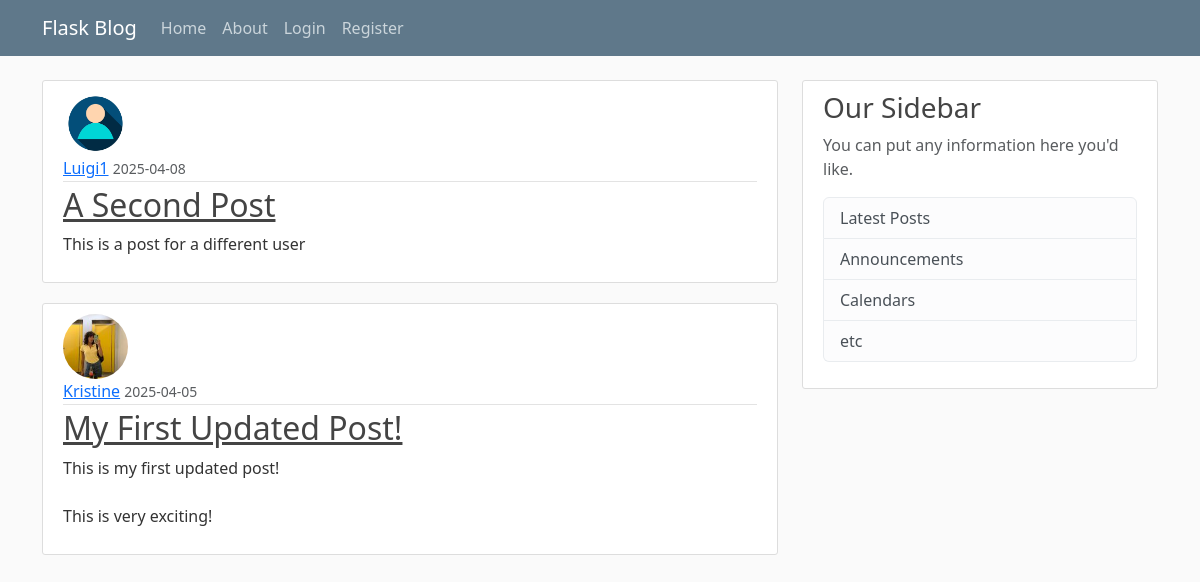
Page /home on the earlier database version.
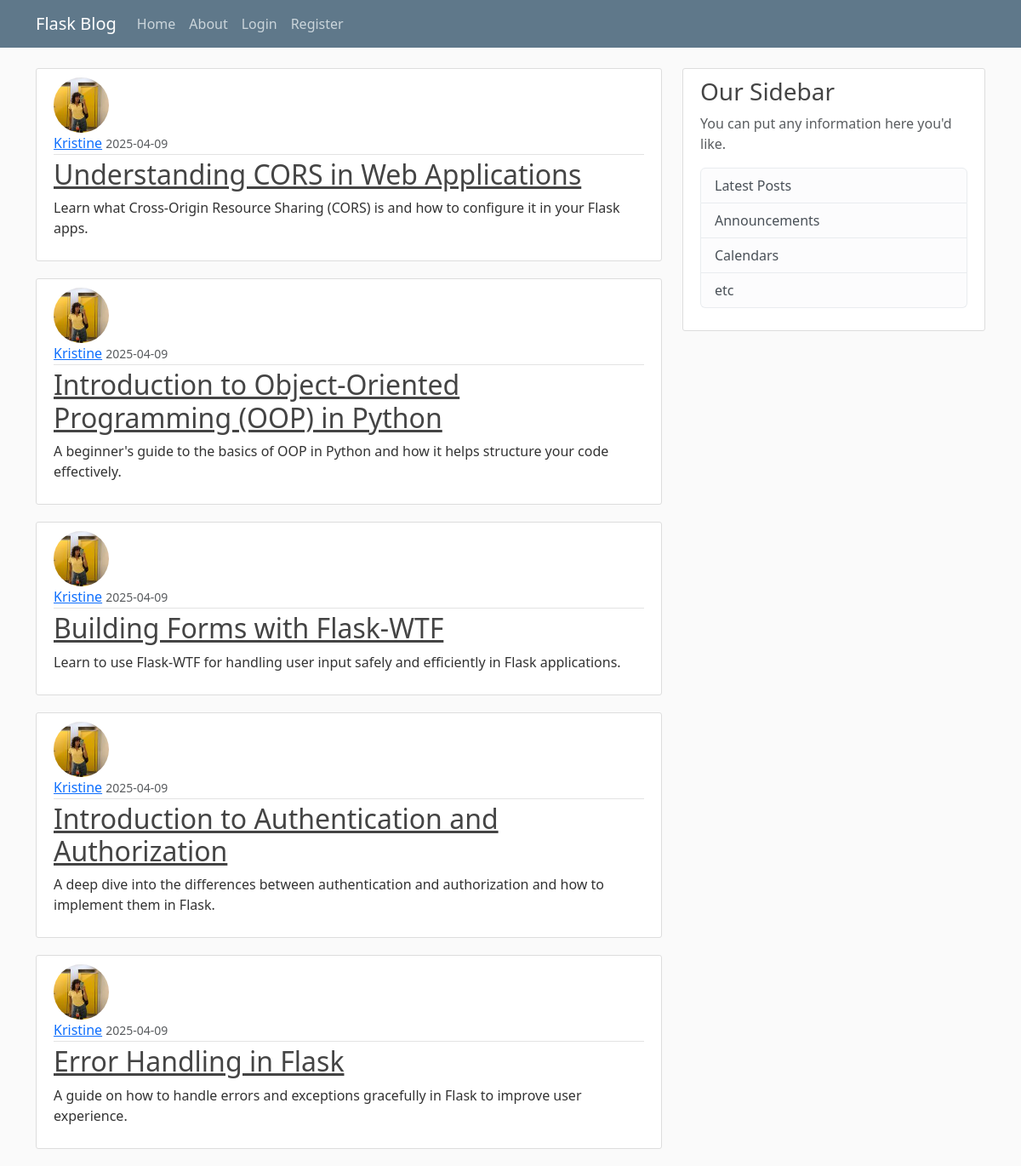
Same page on the later database version.
### flaskblog/models.py (models this page shows, shortened)
class Post(db.Model):
	id = db.Column(db.Integer, primary_key=True)
	title = db.Column(db.String(100), nullable=False)
	date_posted = db.Column(db.DateTime, nullable=False, default=datetime.utcnow)
	content = db.Column(db.Text, nullable=False)
	user_id = db.Column(db.Integer, db.ForeignKey('user.id'), nullable=False)

class User(db.Model, UserMixin):
	id = db.Column(db.Integer, primary_key=True)
	username = db.Column(db.String(20), unique=True, nullable=False)
	email = db.Column(db.String(120), unique=True, nullable=False)
	image_file = db.Column(db.String(20), nullable=False, default='default.jpg')
	password = db.Column(db.String(60), nullable=False)
	posts = db.relationship('Post', backref='author', lazy=True)

### flaskblog/routes.py (the view)
@app.route("/")
@app.route("/home")
def home():
    page = request.args.get('page', 1, type=int)
    posts = Post.query.order_by(Post.date_posted.desc()).paginate(page=page, per_page=5)
    return render_template('home.html', posts=posts)

### flaskblog/templates/home.html
{% extends "layout.html" %}
{% block content %}
	{% for post in posts %}
		<article class="media content-section">
			<img class="rounded-circle article-img" src="{{ url_for('static', filename='profile_pics/' + post.author.image_file) }}">
		  <div class="media-body">
		    <div class="article-metadata">
		      <a class="mr-2" href="#">{{ post.author.username }}</a>
		      <small class="text-muted">{{ post.date_posted.strftime('%Y-%m-%d') }}</small>
		    </div>
		    <h2><a class="article-title" href="{{ url_for('post', post_id=post.id) }}">{{ post.title }}</a></h2>
		    <p class="article-content">{{ post.content }}</p>
		  </div>
		</article>
	{% endfor %}
{% endblock content %}

Differences in the rows shown:
no longer on this page (row unchanged): Post: image_file (placeholder picture), author.username "Luigi1", date_posted "2025-04-08", title "A Second Post", content "This is a post for a different user"
no longer on this page (row unchanged): Post: image_file (picture), author.username "Kristine", date_posted "2025-04-05", title "My First Updated Post!", content "This is my first updated post! This is very exciting!"
added Post: image_file (picture), author.username "Kristine", date_posted "2025-04-09", title "Understanding CORS in Web Applications", content "Learn what Cross-Origin Resource Sharing (CORS) is and how to configure it in your Flask apps."
added Post: image_file (picture), author.username "Kristine", date_posted "2025-04-09", title "Introduction to Object-Oriented Programming (OOP) in Python", content "A beginner's guide to the basics of OOP in Python and how it helps structure your code effectively."
added Post: image_file (picture), author.username "Kristine", date_posted "2025-04-09", title "Building Forms with Flask-WTF", content "Learn to use Flask-WTF for handling user input safely and efficiently in Flask applications."
added Post: image_file (picture), author.username "Kristine", date_posted "2025-04-09", title "Introduction to Authentication and Authorization", content "A deep dive into the differences between authentication and authorization and how to implement them in Flask."
added Post: image_file (picture), author.username "Kristine", date_posted "2025-04-09", title "Error Handling in Flask", content "A guide on how to handle errors and exceptions gracefully in Flask to improve user experience."
